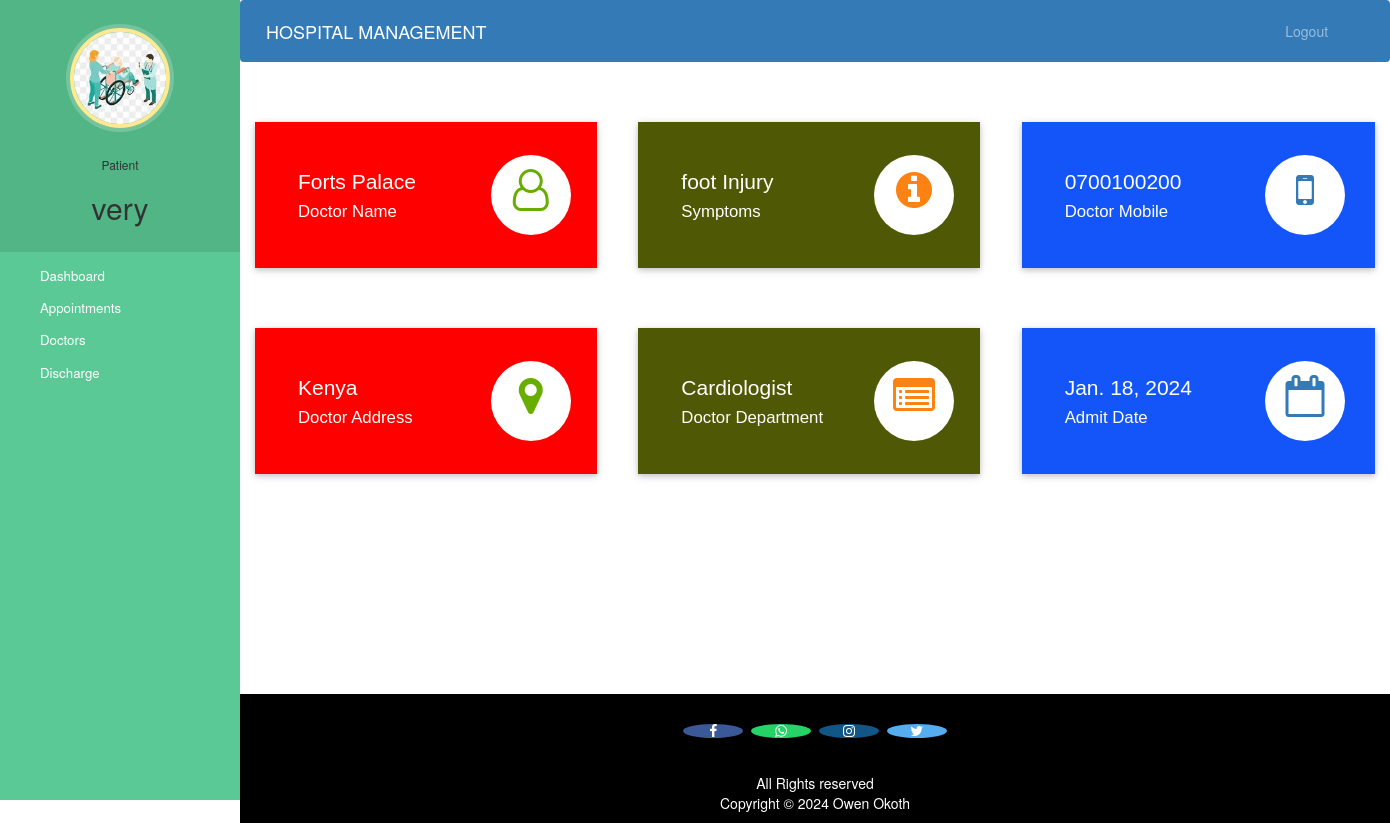
/patient-dashboard (signed in), run on an earlier commit of the app's database.
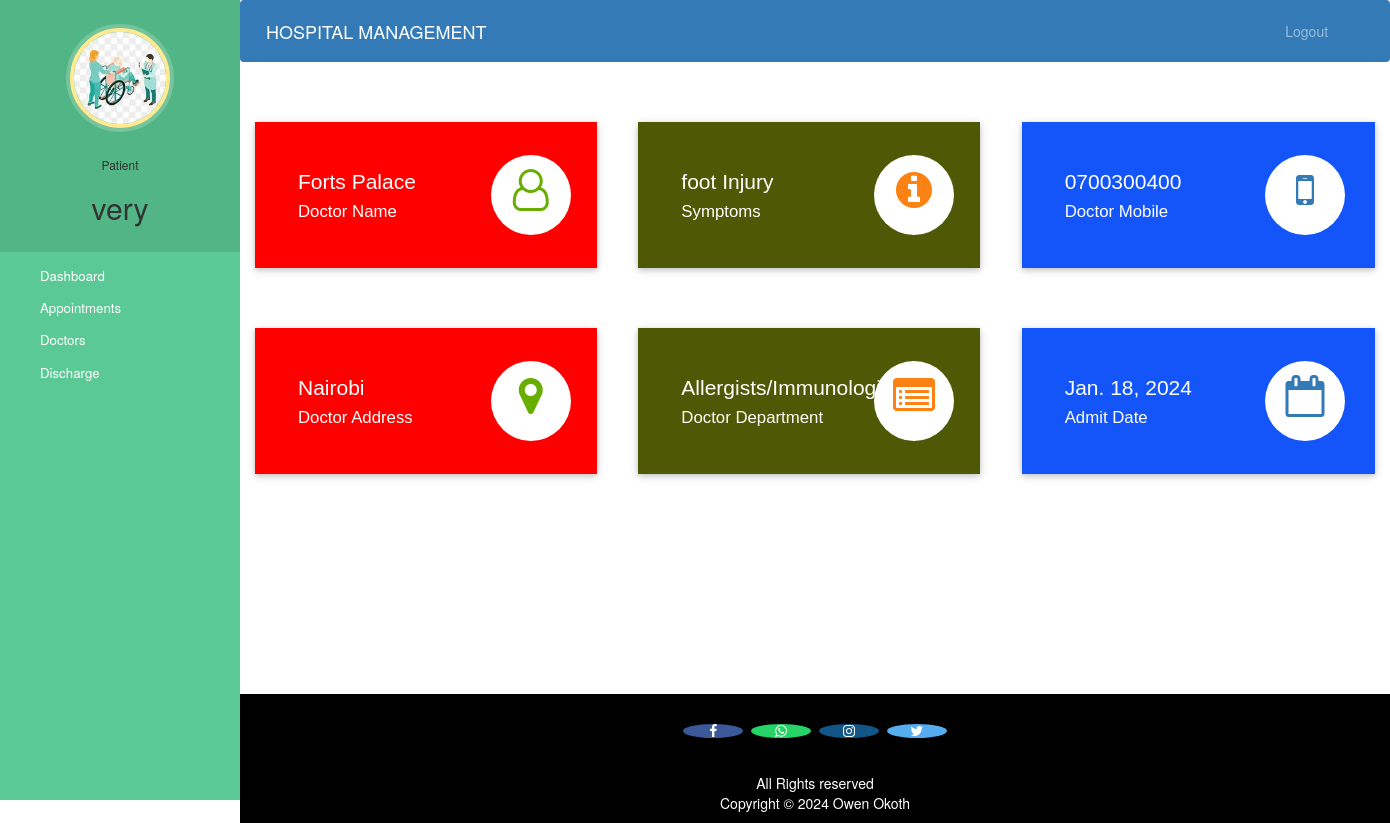
And on a later commit of the database.
### hospital/models.py (models this page shows, shortened)
class Doctor(models.Model):
    user=models.OneToOneField(User,on_delete=models.CASCADE)
    profile_pic= models.ImageField(upload_to='profile_pic/DoctorProfilePic/',null=True,blank=True)
    address = models.CharField(max_length=40)
    mobile = models.CharField(max_length=20,null=True)
    department= models.CharField(max_length=50,choices=departments,default='Cardiologist')
    status=models.BooleanField(default=False)
    @property
    def get_name(self):
        return self.user.first_name+" "+self.user.last_name

### hospital/views.py (the view)
# urls.py: path('patient-dashboard', views.patient_dashboard_view,name='patient-dashboard'),
@login_required(login_url='patientlogin')
@user_passes_test(is_patient)
def patient_dashboard_view(request):
    patient=models.Patient.objects.get(user_id=request.user.id)
    doctor=models.Doctor.objects.get(user_id=patient.assignedDoctorId)
    mydict={
    'patient':patient,
    'doctorName':doctor.get_name,
    'doctorMobile':doctor.mobile,
    'doctorAddress':doctor.address,
    'symptoms':patient.symptoms,
    'doctorDepartment':doctor.department,
    'admitDate':patient.admitDate,
    }
    return render(request,'hospital/patient_dashboard.html',context=mydict)

### hospital/views.py (called while the page is built)
def is_patient(user):
    return user.groups.filter(name='PATIENT').exists()

### templates/hospital/patient_dashboard.html
{% extends 'hospital/patient_base.html' %}
{% load static %}
{% block content %}
{%include 'hospital/patient_dashboard_cards.html'%}
<br><br><br><br>
{% endblock content %}

### templates/hospital/patient_dashboard_cards.html (shortened to what this page needs)
<!DOCTYPE html>
<html lang="en" dir="ltr">
<head>
  <link rel="stylesheet" href="https://maxcdn.bootstrapcdn.com/bootstrap/3.4.1/css/bootstrap.min.css">
  <link rel="stylesheet" href="https://cdnjs.cloudflare.com/ajax/libs/font-awesome/4.7.0/css/font-awesome.min.css">
</head>
<body>
  <div class="market-updates">
    <div class="col-md-4 market-update-gd">
      <div class="market-update-block clr-block-1">
        <div class="col-md-8 market-update-left">
          <h3>{{doctorName}}</h3>
          <h4>Doctor Name</h4>
        </div>
        <div class="col-md-4 market-update-right">
          <i class="fa fa-user-o"> </i>
        </div>
        <div class="clearfix"> </div>
      </div>
    </div>
    <div class="col-md-4 market-update-gd">
      <div class="market-update-block clr-block-2">
        <div class="col-md-8 market-update-left">
          <h3>{{symptoms}}</h3>
          <h4>Symptoms</h4>
        </div>
        <div class="col-md-4 market-update-right">
          <i class="fa fa-info-circle"></i>
        </div>
        <div class="clearfix"> </div>
      </div>
    </div>
    <div class="col-md-4 market-update-gd">
      <div class="market-update-block clr-block-3">
        <div class="col-md-8 market-update-left">
          <h3>{{doctorMobile}}</h3>
          <h4>Doctor Mobile</h4>
        </div>
        <div class="col-md-4 market-update-right">
          <i class="fa fa-mobile" aria-hidden="true"></i>
        </div>
        <div class="clearfix"> </div>
      </div>
    </div>
  </div>
  <br><br><br>
  <div class="market-updates">
    <div class="col-md-4 market-update-gd">
      <div class="market-update-block clr-block-1">
        <div class="col-md-8 market-update-left">
          <h3>{{doctorAddress}}</h3>
          <h4>Doctor Address</h4>
        </div>
        <div class="col-md-4 market-update-right">
          <i class="fa fa-map-marker"> </i>
        </div>
        <div class="clearfix"> </div>
      </div>
    </div>
    <div class="col-md-4 market-update-gd">
      <div class="market-update-block clr-block-2">
        <div class="col-md-8 market-update-left">
          <h3>{{doctorDepartment}}</h3>
          <h4>Doctor Department</h4>
        </div>
        <div class="col-md-4 market-update-right">
          <i class="fa fa-list-alt"></i>
        </div>
        <div class="clearfix"> </div>
      </div>
    </div>
    <div class="col-md-4 market-update-gd">
      <div class="market-update-block clr-block-3">
        <div class="col-md-8 market-update-left">
          <h3>{{admitDate}}</h3>
          <h4>Admit Date</h4>
        </div>
        <div class="col-md-4 market-update-right">
          <i class="fa fa-calendar-o" aria-hidden="true"></i>
        </div>
        <div class="clearfix"> </div>
      </div>
    </div>
  </div>
</body>
</html>

What changed in the data, as far as the page shows it:
changed Doctor: mobile "0700100200" → "0700300400"; address "Kenya" → "Nairobi"; department "Cardiologist" → "Allergists/Immunologists"
